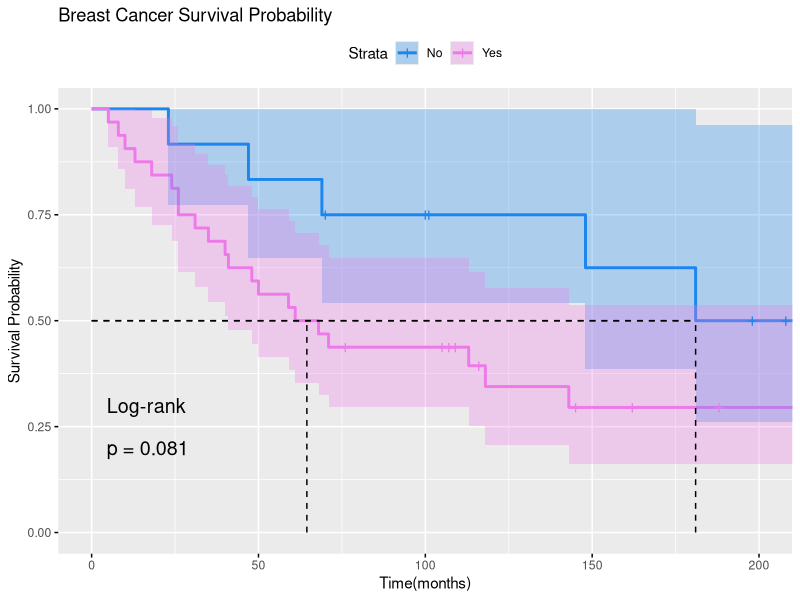
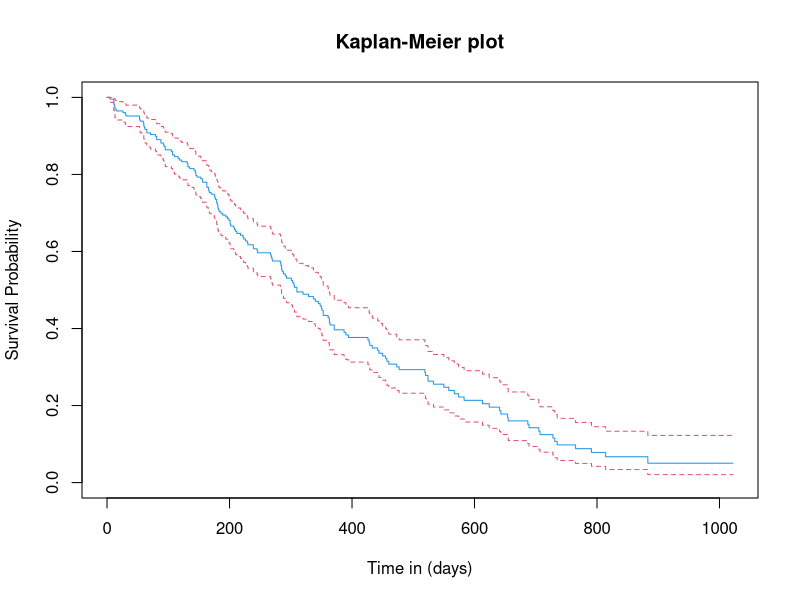
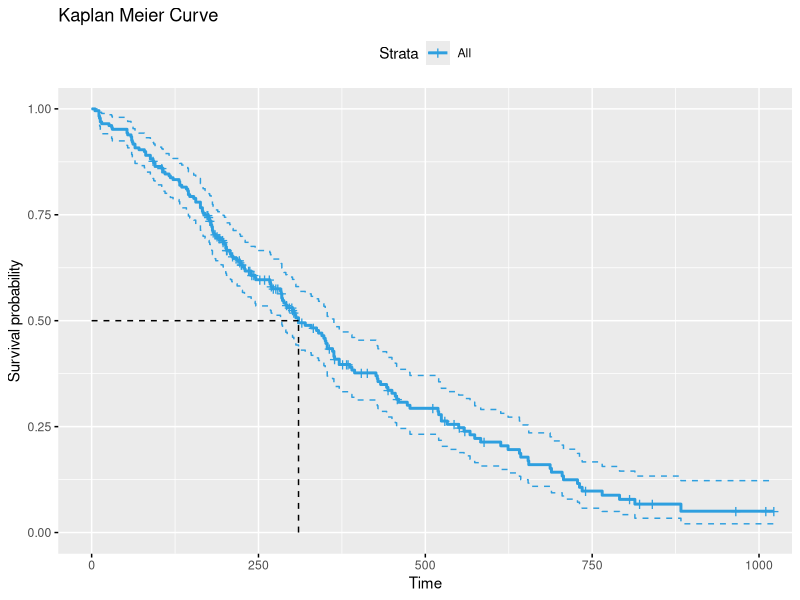
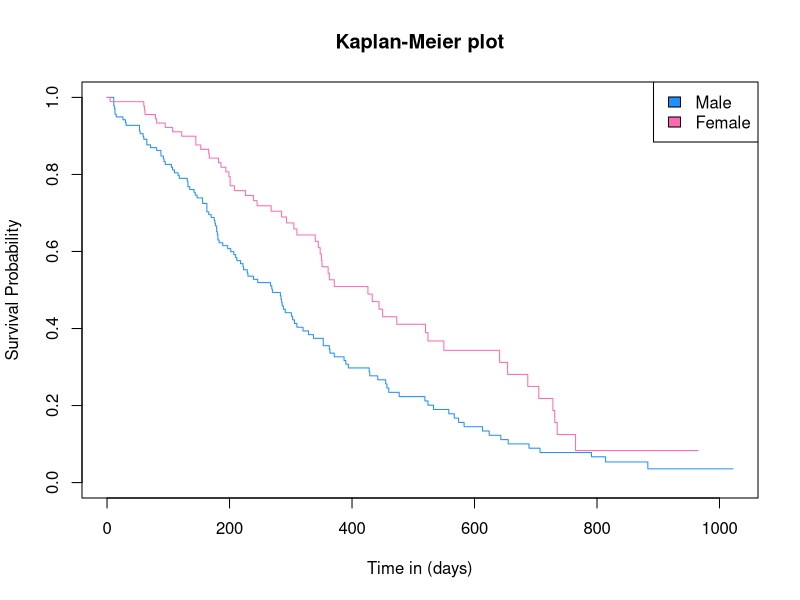
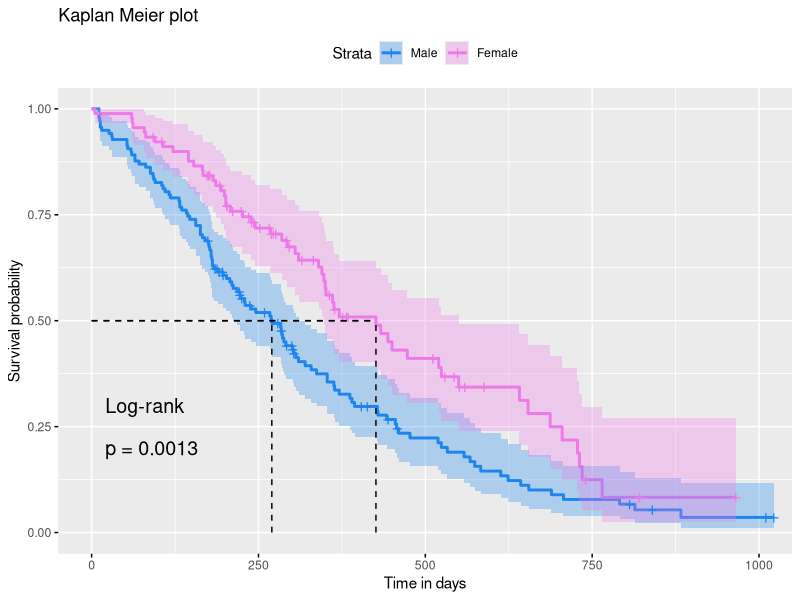
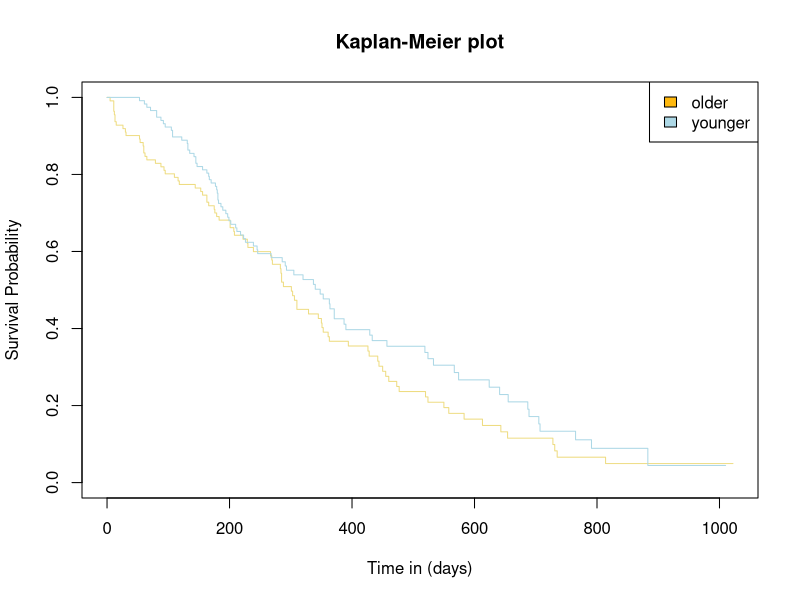

R code for these plots, in order: (Note: this script raises an error after producing the figures.)
## ---- chunk 1

knitr::opts_chunk$set(message=F,warning=F,echo=F,fig_height=10,fig_width=7,cache = F, fig.align='center', fig.pos='H')

## ---- chunk 2
library(HSAUR3)
library(survival)
library(survminer)
data('mastectomy')


# converting TRUE and FALSE events into numerical binaries
mastectomy$event <- ifelse(mastectomy$event == TRUE, 1, 0)

# constructing a Kaplan-Meier model
surv.model <- survfit(formula = Surv(time, event == 1) ~ metastasized,
                         data = mastectomy)

# ggplot of the survival probability

ggsurvplot(surv.model,
   pval = TRUE,
   pval.method = TRUE,
   conf.int = TRUE,
   conf.int.style = "ribbon", 
   xlab = "Time in days", 
   ggtheme = theme_grey(), 
   surv.median.line = "hv",
   legend.labs = c('No','Yes'),    
   palette = c("dodgerblue2", "orchid2")) + 
   labs(title = 'Breast Cancer Survival Probability',
                x = 'Time(months)',
                y = 'Survival Probability')

## ---- chunk 3
# Log Rank test 
log_rank <- survdiff(Surv(time, event == 1) ~ metastasized,
                         data = mastectomy)

cat("Log-Rank Test Statistical Significance   ")
log_rank



## ---- chunk 4
#Loading packages
library(survival)
data("cancer")

#Fiting a model
surv.fit <- survfit(Surv(time,status==2)~1, data = cancer)
summ.300 <- summary(surv.fit, time = 301)
cat("Probability of survival past 300 days is", summ.300$surv)

## ---- chunk 5
library(survminer)

# Estimating median
survfit(Surv(time, status) ~ 1, data = cancer)


#Base R plot
plot(surv.fit, main="Kaplan-Meier plot", xlab = "Time in (days)", ylab = "Survival Probability", col=c(12,2,2))

#ggplot
ggsurvplot(surv.fit,
          conf.int = TRUE,
          conf.int.style = "step",
          surv.median.line = "hv", 
          ggtheme = theme_grey(), 
          palette = c("#2E9FDF"))+
  labs(title="Kaplan Meier Curve")



## ---- chunk 6
# fit a model based to analyze survival groups between females and males
surv.fit.g <- survfit(Surv(time, status) ~ sex, data = cancer)

## ---- chunk 7

# Base R 
plot(surv.fit.g, main="Kaplan-Meier plot", xlab = "Time in (days)", ylab = "Survival Probability",col= c("dodgerblue1","hotpink"))
legend("topright", legend=c("Male", "Female"), fill=c("dodgerblue1","hotpink"))

# ggplot
ggsurvplot(surv.fit.g,
   pval = TRUE,
   pval.method = TRUE,
   conf.int = TRUE,
   conf.int.style = "ribbon", 
   xlab = "Time in days", 
   ggtheme = theme_grey(), 
  surv.median.line = "hv",
  legend.labs = 
    c("Male", "Female"),    
  palette = 
    c("dodgerblue2", "orchid2")) + 
  labs(title="Kaplan Meier plot")

## ---- chunk 8
# log rank test 
surv.diff <- survdiff(Surv(time, status) ~ sex, data = cancer)

cat("Log-Rank Test Statistical Significance", 1 - pchisq(surv.diff$chisq, length(surv.diff$n) - 1))

## ---- chunk 9
library(survMisc)
# computing the median for age 
age.median <- median(cancer$age)

#creating a new column that contains subseted data based on median 
cancer$young.old <- ifelse(cancer$age > age.median, "older", "younger")


#Fit a model  
surv.yng.old <- survfit(Surv(time, status)~young.old, data=cancer)
## ---- chunk 10
#Kaplan Meier plot using base R 
plot(surv.yng.old, main="Kaplan-Meier plot", xlab = "Time in (days)", ylab = "Survival Probability",col= c("lightgoldenrod2","lightblue"))
legend("topright", legend=c("older", "younger"), fill = c("darkgoldenrod1","lightblue"))

#ggplot
ggsurvplot(surv.yng.old,
   pval = TRUE,
   pval.method = TRUE,
   conf.int = TRUE,
   conf.int.style = "ribbon", 
   xlab = "Time in days", 
   ggtheme = theme_grey(), 
   surv.median.line = "hv",
   legend.labs = 
    c("older", "younger"),    
   palette = 
    c("#E7B800", "#2E9FDF")) + 
   labs(title="Kaplan Meier plot")
## ---- chunk 11
# log rank test 
surv_diff <- survdiff(Surv(time, status) ~ young.old, data = cancer)
cat("Log-Rank Test Statistical Significance", 1 - pchisq(surv_diff$chisq, length(surv_diff$n) - 1))
